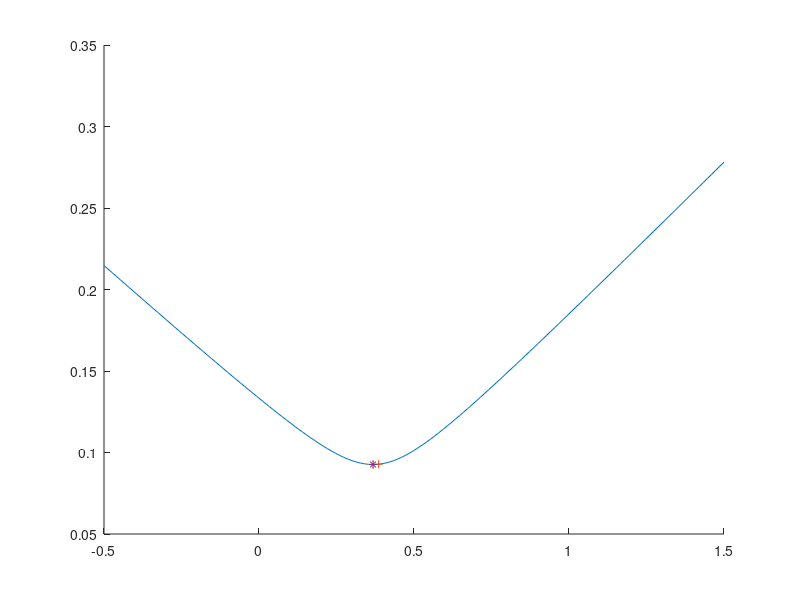

Here is the MATLAB script that generated this plot:
clear;

u0 = rand;
u1 = rand;
h = rand;
s = rand;
s0 = rand;
s1 = rand;
theta = 0.5;

fprintf(['u0 = %g, u1 = %g, h = %g, s = %g, s0 = %g, s1 = %g, theta ' ...
         '= %g\n'], u0, u1, h, s, s0, s1, theta);

p0 = randn(3, 1);
p1 = randn(3, 1);

fprintf('p0 = (%g, %g, %g)\n', p0(1), p0(2), p0(3));
fprintf('p1 = (%g, %g, %g)\n', p1(1), p1(2), p1(3));

du = u1 - u0;
dp = p1 - p0;
savg = (s0 + s1)/2;
stheta = (1 - theta)*s + theta*savg;
alpha = -du/(stheta*h);

u = @(lam) (1 - lam)*u0 + lam*u1;
p = @(lam) p0 + lam*dp;
q = @(lam) p(lam)'*p(lam);
l = @(lam) sqrt(q(lam));

F0 = @(lam) u(lam) + stheta*h*l(lam);

Lams = linspace(-0.5, 1.5, 151);
F0s = zeros(size(Lams), 'like', Lams);
for i = 1:length(F0s)
    F0s(i) = F0(Lams(i));
end

tmp = alpha^2 - norm(dp, 2)^2;
a = norm(dp, 2)^2*tmp;
b = dp'*p0*tmp;
c = alpha^2*norm(p0, 2)^2 - (dp'*p0)^2;

degenerate = false;
if b*b < a*c
    degenerate = true;
    if F0(0) <= F0(1)
        arglam = 0;
    else
        arglam = 1;
    end
    fprintf('degenerate problem\n');
    fprintf('arglam = %g\n', arglam);
else
    lhs = -b/a;
    rhs = sqrt(b^2 - a*c)/a;

    lam1 = lhs - rhs;
    lam2 = lhs + rhs;

    check = @(lam) abs(alpha*l(lam) - dp'*p(lam));
    tol = 1e-10;
    if check(lam1) < check(lam2)
        arglam = lam1;
    else
        arglam = lam2;
    end
    if arglam < 0 || 1 < arglam
        if F0(0) <= F0(1)
            arglam = 0;
        else
            arglam = 1;
        end
    end
    fprintf('check1 = %g, check2 = %g\n', check(lam1), check(lam2));
    fprintf('lam1 = %g, lam2 = %g, arglam = %g\n', lam1, lam2, arglam);
end

figure;
hold on;
plot(Lams, F0s);
if ~degenerate
    plot(lam1, F0(lam1), '+');
    plot(lam2, F0(lam2), '+');
end
plot(arglam, F0(arglam), '*');
xlim([min(Lams) max(Lams)]);
